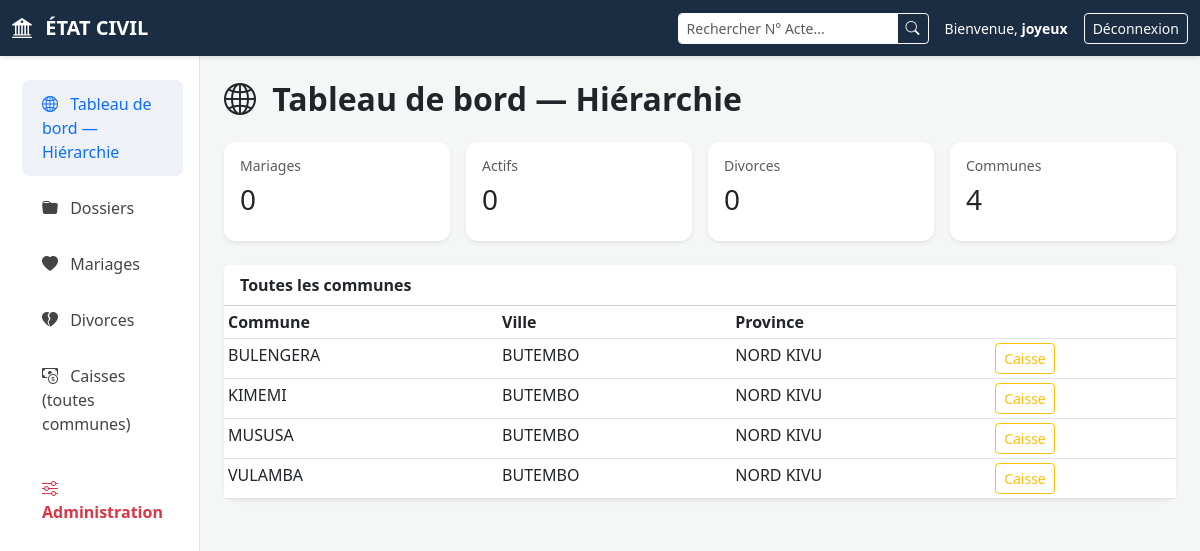
Page /portail/hierarchie/ (signed in) on the earlier database version.
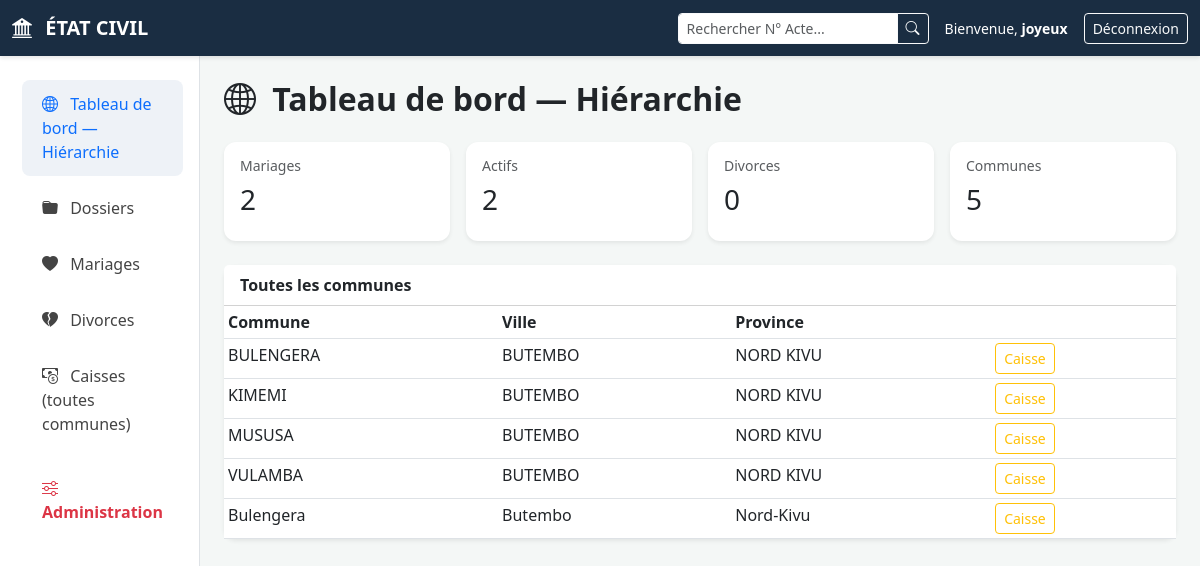
Same page on the later database version.
### mariage/models.py (models this page shows, shortened)
class Commune(models.Model):
    code_postal_de_la_commune = models.CharField(max_length=100)
    nom = models.CharField(max_length=100)
    ville = models.ForeignKey(Ville, on_delete=models.CASCADE)
    est_mairie = models.BooleanField(
        default=False,
        help_text="Commune virtuelle « Mairie » pour les mariages célébrés à l'hôtel de ville.",
    )
    class Meta:
        verbose_name = 'Commune'
        verbose_name_plural = 'Communes'

class Ville(models.Model):
    nom = models.CharField(max_length=100)
    province = models.ForeignKey(Province, on_delete=models.CASCADE)

class Province(models.Model):
    nom = models.CharField(max_length=100, unique=True)

### mariage/portal_views.py (the view)
# urls.py: path('portail/hierarchie/', portal_views.DashboardHierarchieView.as_view(), name='dashboard_hierarchie'),
class DashboardHierarchieView(LoginRequiredMixin, TemplateView):
    template_name = 'mariage/portail/dashboard_hierarchie.html'
    def dispatch(self, request, *args, **kwargs):
        if role_utilisateur(request.user) not in ('HIERARCHIE',) and not request.user.is_superuser:
            messages.error(request, 'Accès réservé à la hiérarchie.')
            return redirect('dashboard')
        return super().dispatch(request, *args, **kwargs)
    def get_context_data(self, **kwargs):
        ctx = super().get_context_data(**kwargs)
        stats = stats_dashboard_general(self.request.user)
        ctx.update(stats)
        ctx['communes'] = Commune.objects.select_related('ville__province').order_by('ville__nom', 'nom')
        ctx['nb_communes'] = ctx['communes'].count()
        return ctx

### mariage/context_processors.py (called while the page is built)
def navigation_role(request):
    user = request.user
    if not user.is_authenticated:
        return {}
    return {
        'menu_items': menu_navigation(user),
        'role_utilisateur_court': role_utilisateur(user),
        'url_accueil_user': url_accueil_utilisateur(user),
    }

### mariage/dashboard_stats.py (called while the page is built)
def _querysets_perimetre(user):
    if not user or not user.is_authenticated:
        return (
            Mariage.objects.all(),
            Dossier.objects.all(),
            Divorce.objects.all(),
        )
    if role_utilisateur(user) == 'CITOYEN' or acces_toutes_communes(user):
        return (
            Mariage.objects.all(),
            Dossier.objects.all(),
            Divorce.objects.all(),
        )
    return (
        filtrer_mariages_par_acces(user),
        filtrer_dossiers_par_acces(user),
        filtrer_divorces_par_acces(user),
    )

def _taux_succes_dossiers(dossiers_qs):
    total = dossiers_qs.count()
    if not total:
        return 0, 0, 0
    valides = dossiers_qs.filter(statut='valide').count()
    taux = round(valides / total * 100)
    return taux, valides, total

### mariage/permissions_commune.py (called while the page is built)
def role_utilisateur(user):
    return (getattr(user, 'role', None) or '').upper()

### mariage/templates/mariage/portail/dashboard_hierarchie.html (shortened to what this page needs)
{% extends 'mariage/base.html' %}
{% block content %}
<h2 class="fw-bold mb-4"><i class="bi bi-globe2 me-2"></i> Tableau de bord — Hiérarchie</h2>
<div class="row g-3 mb-4">
    <div class="col-md-3"><div class="card border-0 shadow-sm"><div class="card-body"><h6 class="text-muted small">Mariages</h6><h3>{{ total_mariages }}</h3></div></div></div>
    <div class="col-md-3"><div class="card border-0 shadow-sm"><div class="card-body"><h6 class="text-muted small">Actifs</h6><h3>{{ mariages_actifs }}</h3></div></div></div>
    <div class="col-md-3"><div class="card border-0 shadow-sm"><div class="card-body"><h6 class="text-muted small">Divorces</h6><h3>{{ total_divorces }}</h3></div></div></div>
    <div class="col-md-3"><div class="card border-0 shadow-sm"><div class="card-body"><h6 class="text-muted small">Communes</h6><h3>{{ nb_communes }}</h3></div></div></div>
</div>
<div class="card border-0 shadow-sm">
    <div class="card-header bg-white fw-bold">Toutes les communes</div>
    <div class="card-body p-0 table-responsive" style="max-height:400px;overflow:auto;">
        <table class="table table-sm table-hover mb-0">
            <thead><tr><th>Commune</th><th>Ville</th><th>Province</th><th></th></tr></thead>
            <tbody>
                {% for c in communes %}
                <tr>
                    <td>{{ c.nom }}{% if c.est_mairie %} <span class="badge bg-warning text-dark">Mairie</span>{% endif %}</td>
                    <td>{{ c.ville.nom }}</td>
                    <td>{{ c.ville.province.nom }}</td>
                    <td><a href="{% url 'bourgmestre_dashboard' %}?commune={{ c.pk }}" class="btn btn-sm btn-outline-warning">Caisse</a></td>
                </tr>
                {% endfor %}
            </tbody>
        </table>
    </div>
</div>
{% endblock %}

### mariage/templates/mariage/base.html (shortened to what this page needs)
{% load static %}
<!DOCTYPE html>
<html lang="fr">
<head>
    <link href="https://cdn.jsdelivr.net/npm/bootstrap@5.3.0/dist/css/bootstrap.min.css" rel="stylesheet">
    <link rel="stylesheet" href="https://cdn.jsdelivr.net/npm/bootstrap-icons@1.11.0/font/bootstrap-icons.css">
    <link rel="stylesheet" href="{% static 'mariage/css/style.css' %}">
</head>
<body>
    <nav class="navbar navbar-expand-lg navbar-dark navbar-custom sticky-top">
        <div class="container-fluid">
            <a class="navbar-brand fw-bold" href="{% if url_accueil_user %}{{ url_accueil_user }}{% else %}{% url 'dashboard' %}{% endif %}"><i class="bi bi-bank2 me-2"></i> ÉTAT CIVIL</a>
            {% if role_utilisateur_court != 'CITOYEN' and role_utilisateur_court != 'CONJOINT' %}
            <form class="d-flex ms-auto me-3 d-print-none" action="{% url 'quick_search' %}" method="get" style="max-width: 300px;">
                <div class="input-group input-group-sm">
                    <input type="text" name="q" class="form-control border-light" placeholder="Rechercher N° Acte..." aria-label="Rechercher">
                    <button class="btn btn-outline-light" type="submit">
                        <i class="bi bi-search"></i>
                    </button>
                </div>
            </form>
            {% endif %}
            <div class="d-flex align-items-center text-white small">
                <span>Bienvenue, <strong>{{ user.username }}</strong></span>
                <form action="{% url 'logout' %}" method="post" class="ms-3 m-0">
                    <button type="submit" class="btn btn-sm btn-outline-light">Déconnexion</button>
                </form>
            </div>
        </div>
    </nav>
    <div class="container-fluid">
        <div class="row">
            <nav class="col-md-2 d-none d-md-block sidebar">
                <ul class="nav flex-column">
                    {% for item in menu_items %}
                    <li class="nav-item">
                        <a class="nav-link {% for key in item.active_keys %}{% if key in request.resolver_match.url_name %}active{% endif %}{% endfor %}"
                           href="{% url item.url_name %}">
                            <i class="bi {{ item.icon }} me-2"></i> {{ item.label }}
                        </a>
                    </li>
                    {% empty %}
                    <li class="nav-item">
                        <a class="nav-link" href="{% url 'dashboard' %}"><i class="bi bi-speedometer2 me-2"></i> Accueil</a>
                    </li>
                    {% endfor %}
                    {% if user.is_superuser %}
                        <li class="nav-item mt-2">
                            <a class="nav-link text-danger fw-bold" href="/admin/" target="_blank">
                                <i class="bi bi-sliders me-2"></i> Administration
                            </a>
                        </li>
                    {% endif %}
                </ul>
            </nav>
            <main class="col-md-10 ms-sm-auto px-md-4 py-4 main-content">
                <div id="toast-container" class="position-fixed top-0 end-0 p-3"></div>
                {% block content %}{% endblock %}
            </main>
        </div>
    </div>
</body>

Differences in the rows shown:
added Commune: nom "Bulengera", ville.nom "Butembo", ville.province.nom "Nord-Kivu"
Other differences:
{{ total_mariages }}: "0" → "2"
{{ mariages_actifs }}: "0" → "2"
{{ nb_communes }}: "4" → "5"
